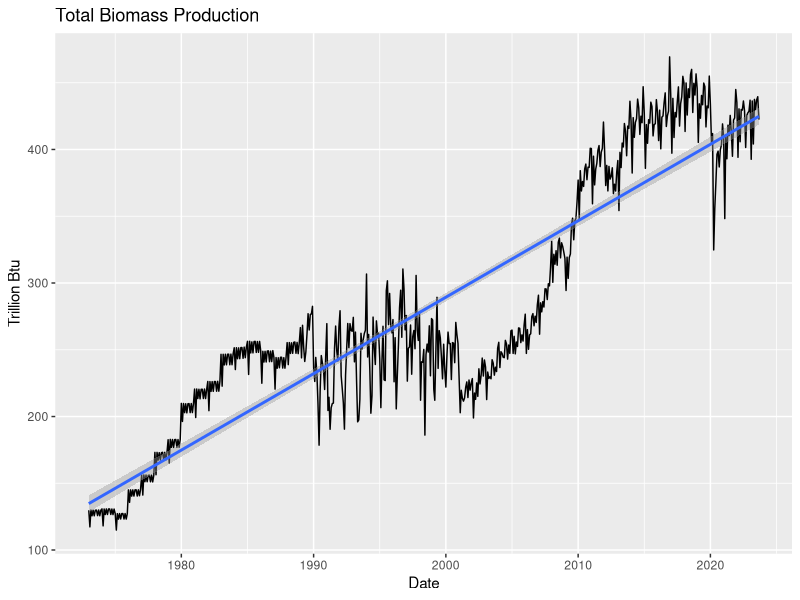
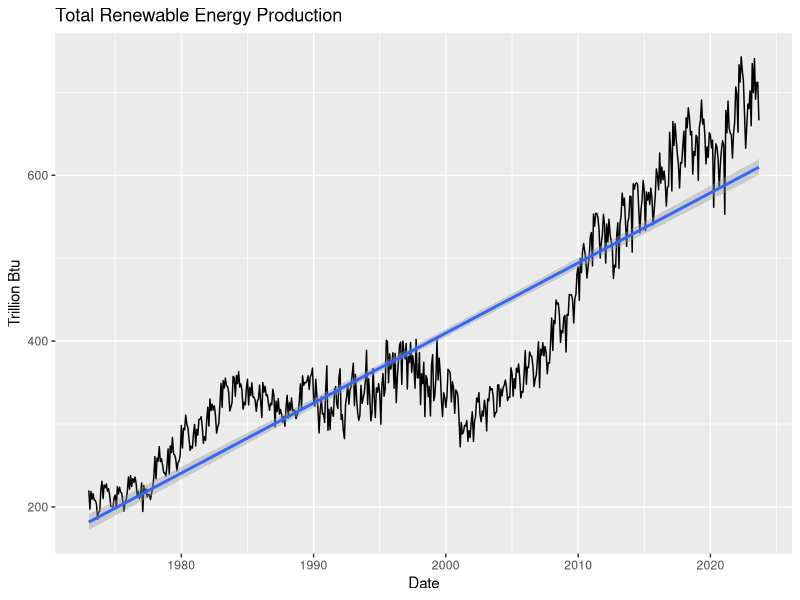
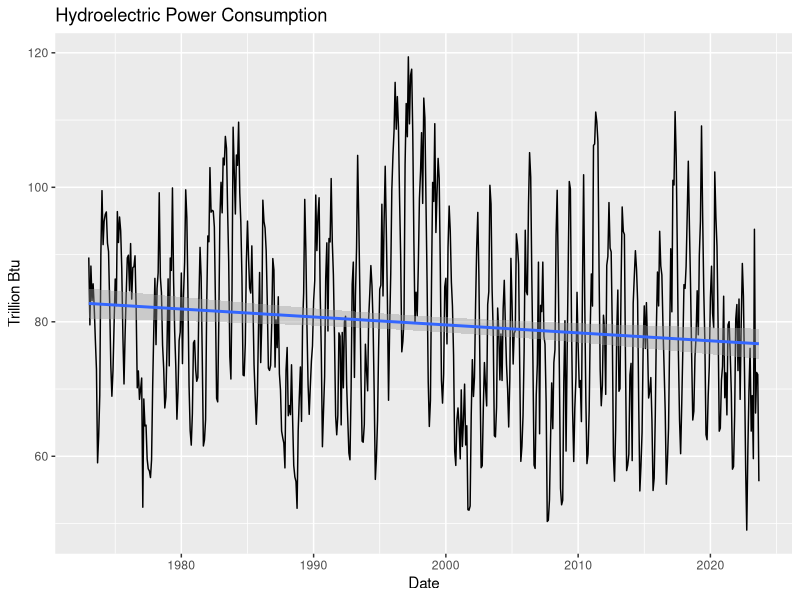
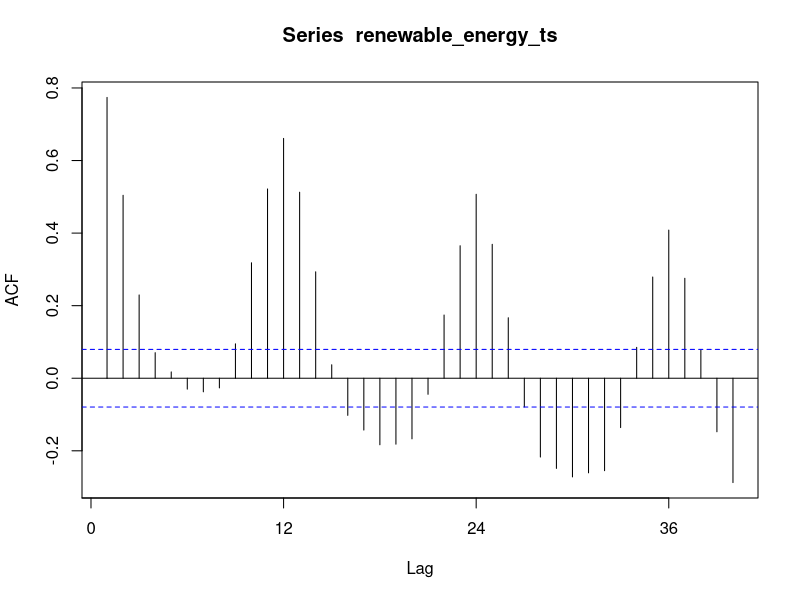

Generate these figures, in order, with R: (Note: this script raises an error after producing the figures.)
## ---- chunk 1
#Load/install required package here

# installing packages
# install.packages("forecast")
# install.packages("tseries")
# install.packages("dplyr")
# install.packages("lubridate")
# install.packages("ggplot2")

# loading packages
library("forecast")
library("tseries")
library("dplyr")
library("lubridate")
library("ggplot2")

## ---- chunk 2
#Importing data set

# checking working directory
getwd()

# loading data using read.csv; NOTE - R was not letting me change my working directory to be my project folder, so I moved the file to Assignments > RMD (current wd) as a workaround
renewable_energy_full <- read.csv(file="Table_10.1_Renewable_Energy_Production_and_Consumption_by_Source.csv", header = TRUE, dec = ".", sep=",",stringsAsFactors = TRUE)

# converting Month column to date object using lubridate
renewable_energy_full$Month <- ym(renewable_energy_full$Month)

# renaming Month column to "Date"
colnames(renewable_energy_full)[colnames(renewable_energy_full) == "Month"] <- "Date"

## ---- chunk 3

# creating subset of data with Total Biomass Energy Production, Total Renewable Energy Production, Hydroelectric Power Consumption by date
renewable_energy_sub <- renewable_energy_full %>%
  select(Date,Total.Biomass.Energy.Production,Total.Renewable.Energy.Production,Hydroelectric.Power.Consumption)

# Verifying data
head(renewable_energy_sub)


## ---- chunk 4

# transforming data into ts object; start date is Jan 1, 1973; frequency is 12 (monthly data)
renewable_energy_ts <- ts(renewable_energy_sub[,4],start=c(1973,1),frequency=12)

renewable_energy_ts

## ---- chunk 5

# calculating mean and standard deviation for time series. I'm not sure this is correct since it's giving 1 value for all three columns
mean_ts <- mean(renewable_energy_ts)
stDev_ts <- sd(renewable_energy_ts)

# mean / standard deviation for each separately
renewable_energy_stats <- renewable_energy_sub %>%
  summarize(Mean.Biomass.Prod = mean(Total.Biomass.Energy.Production),
            Mean.Renew.Energy.Prod = mean(Total.Renewable.Energy.Production),
            Mean.Hydro.Cons = mean(Hydroelectric.Power.Consumption),
            SD.Biomass.Prod = sd(Total.Biomass.Energy.Production),
            SD.Renew.Energy.Prod = sd(Total.Renewable.Energy.Production),
            SD.Hydro.Cons = sd(Hydroelectric.Power.Consumption))

## ---- chunk 6

# plotting Total Biomass Production
ggplot(renewable_energy_sub,aes(x=Date,y=Total.Biomass.Energy.Production))+
  geom_line(color="black")+
  geom_smooth(method="lm")+
  labs(x="Date",y="Trillion Btu",title="Total Biomass Production")

# plotting Total Renewable Energy Production
ggplot(renewable_energy_sub,aes(x=Date,y=Total.Renewable.Energy.Production))+
  geom_line(color="black")+
  geom_smooth(method="lm")+
  labs(x="Date",y="Trillion Btu",title="Total Renewable Energy Production")

# plotting Hydroelectric Power Consumption
ggplot(renewable_energy_sub,aes(x=Date,y=Hydroelectric.Power.Consumption))+
  geom_line(color="black")+
  geom_smooth(method="lm")+
  labs(x="Date",y="Trillion Btu",title="Hydroelectric Power Consumption")

## ---- chunk 7

# NOTE: Used chatGPT to determine which function to use to calculate correlation between all three time series
cor_matrix <- 
  cor(renewable_energy_sub[,c("Total.Biomass.Energy.Production",
                              "Total.Renewable.Energy.Production",
                              "Hydroelectric.Power.Consumption")])

print(cor_matrix)

## ---- chunk 8

TS_acf <- Acf(renewable_energy_ts,lag.max=40,type="correlation",plot=TRUE)


BiomassProd_acf <- Acf(renewable_energy_ts[,1],lag.max=40, type="correlation", plot=TRUE)

RenewablesProd_acf <- Acf(renewable_energy_ts[,2],lag.max=40, type="correlation", plot=TRUE)

HydroConsump_acf <- Acf(renewable_energy_ts[,3],lag.max=40, type="correlation", plot=TRUE)


## ---- chunk 9

BiomassProd_pacf=Pacf(renewable_energy_ts[,1],lag.max=40, type="correlation", plot=TRUE)

RenewablesProd_pacf=Pacf(renewable_energy_ts[,2],lag.max=40, type="correlation", plot=TRUE)

HydroConsump_pacf=Pacf(renewable_energy_ts[,3],lag.max=40, type="correlation", plot=TRUE)

